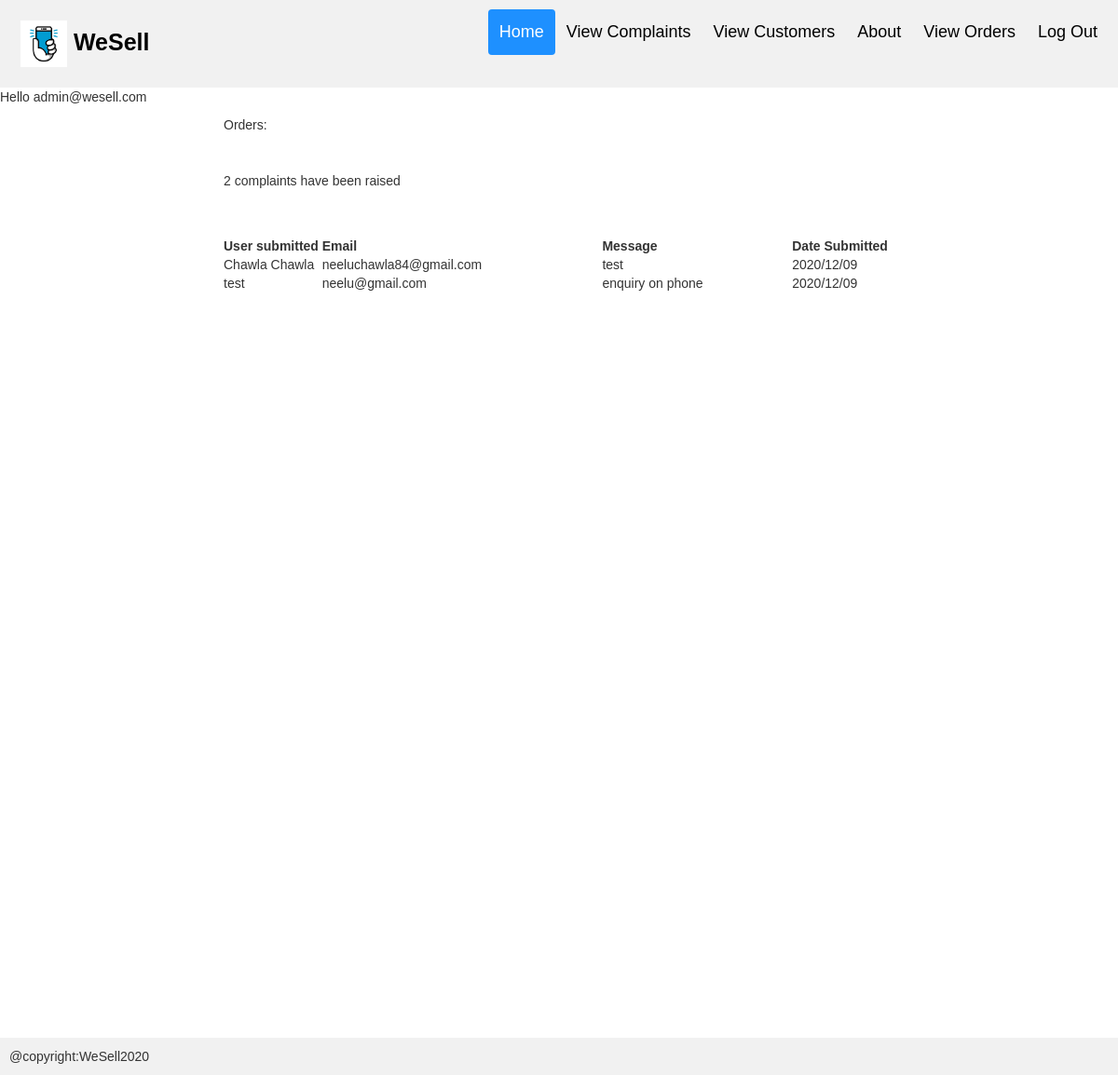
Screenshot of /contactList.php (signed in) with the database file from the repository.
### tables this page shows
CREATE TABLE `contact` (
  `name` varchar(20) NOT NULL,
  `email` varchar(30) NOT NULL,
  `message` varchar(1000) NOT NULL,
  `dateSubmitted` varchar(50) NOT NULL,
  `id` int(10) NOT NULL
);

### contactList.php (the view, shortened to what this page needs)
<?php
$servername = "localhost";
$username = "root";
$password = "";
$database="weselldb";
$conn = new mysqli($servername, $username, $password,$database);
if(!empty($_SESSION['admin'])){
  $sql = "select * from contact";
  $result = $conn->query($sql);
  $total_products = mysqli_num_rows($result);
}
?>
<!DOCTYPE html>
<html lang="en">
<head>
  <link rel="stylesheet" href="https://cdnjs.cloudflare.com/ajax/libs/font-awesome/4.7.0/css/font-awesome.min.css">
</head>
<body>
  <?php include('include/header.php'); ?>
  <div id="shopping-cart">
  <div class="container" style="padding-top:10px;padding-left:40px;width:800px;height:1000px;">
<div class="txt-heading">Orders: </div>
	<br/>
    <br/>
<p><?=$total_products?> complaints have been raised </p>
<br/>
<br/>
  <table class="tbl-cart" cellpadding="10" cellspacing="2">
  <tbody>
  <tr>
  <th style="text-align:left;" width="3%">User submitted</th>
  <th style="text-align:left;" width="10%">Email</th>
  <th style="text-align:left;" width="10%">Message</th>
  <th style="text-align:left;" width="5%">Date Submitted</th>
  </tr>
          <?php foreach ($result as $item): ?>
				<tr>
				<td><?php echo $item["name"]; ?></td>
				<td style="text-align:left;"><?php echo $item["email"]; ?></td>
                <td style="text-align:left;"><?php echo $item["message"]; ?></td>
                <td style="text-align:left;"><?php echo $item["dateSubmitted"]; ?></td>
 </tr>
         <?php endforeach; ?>
</tbody>
</table>
<br/>
<br/>
</div>
  </div>
  <?php include('include/footer.php') ;?>
</body>
</html>

### include/header.php (style rules this page uses)
* { box-sizing: border-box; }
body { margin: 0; font-family: Arial, Helvetica, sans-serif; }

### include/footer.php (style rules this page uses)
* { box-sizing: border-box; }
body { margin: 0; font-family: Arial, Helvetica, sans-serif; }

### rows the page displays
contact: name "Chawla Chawla", email "neeluchawla84@gmail.com", message "test", dateSubmitted "2020/12/09"
contact: name "test", email "neelu@gmail.com", message "enquiry on phone", dateSubmitted "2020/12/09"

### other values shown
$_SESSION["email"] "admin@wesell.com"
$total_products "2"
